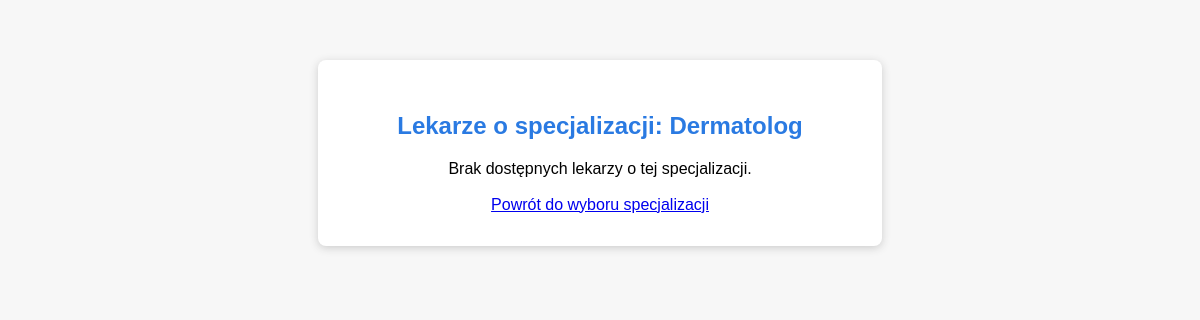
/rezerwacja/lekarz/?specjalizacja=Dermatolog (signed in), run on an earlier commit of the app's database.
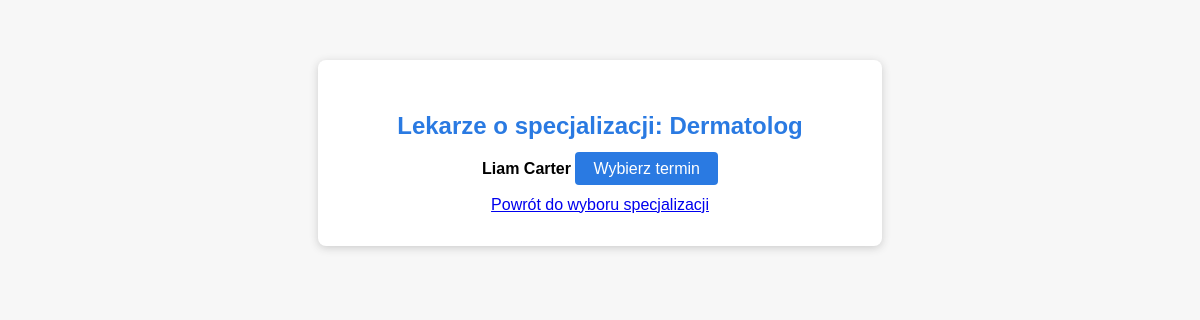
And on a later commit of the database.
### rejestracja/models.py (models this page shows, shortened)
class Lekarz(models.Model):
    user = models.OneToOneField(User, on_delete=models.CASCADE)
    specjalizacja = models.CharField(max_length=100)
    zatwierdzony = models.BooleanField(default=False)

### rejestracja/views.py (the view)
# urls.py: path('rezerwacja/lekarz/', views.wybierz_lekarza, name='wybierz_lekarza'),
@login_required
def wybierz_lekarza(request):
    specjalizacja = request.GET.get('specjalizacja')
    lekarze = Lekarz.objects.filter(zatwierdzony=True, specjalizacja=specjalizacja)
    return render(request, 'rejestracja/wybierz_lekarza.html', {'lekarze': lekarze, 'specjalizacja': specjalizacja})

### rejestracja/templates/rejestracja/wybierz_lekarza.html (shortened to what this page needs)
<!DOCTYPE html>
<html lang="pl">
<head>
</head>
<body>
    <div class="container">
        <h2>Lekarze o specjalizacji: {{ specjalizacja }}</h2>
        <ul>
            {% for lekarz in lekarze %}
                <li>
                    <strong>{{ lekarz.user.first_name }} {{ lekarz.user.last_name }}</strong>
                    <a href="{% url 'wybierz_termin' lekarz.id %}" class="btn">Wybierz termin</a>
                </li>
            {% empty %}
                <li>Brak dostępnych lekarzy o tej specjalizacji.</li>
            {% endfor %}
        </ul>
        <a href="{% url 'wybierz_specjalizacje' %}">Powrót do wyboru specjalizacji</a>
    </div>
</body>
</html>

What changed in the data, as far as the page shows it:
added Lekarz: specjalizacja "Dermatolog", user.first_name "Liam", user.last_name "Carter"
Also different on the page:
{{ specjalizacja }}: "Dermatolog" → (not shown)
text no longer shown: "Brak dostępnych lekarzy o tej specjalizacji."
